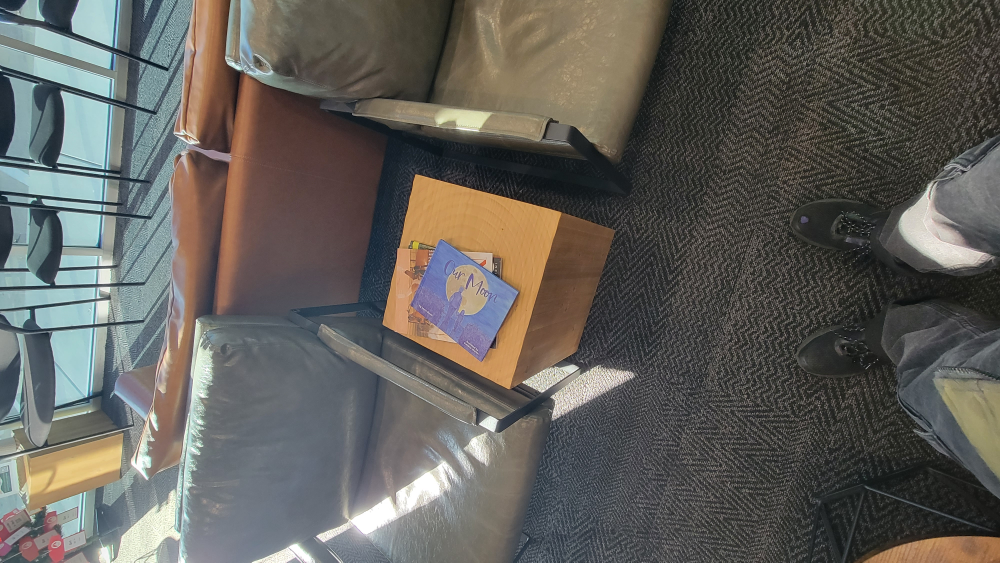
#> input picture photos/dentist/dentist04.jpg, 4000 x 2252 px, given in place of dentist08.jpg, which was not available (shown at 1/4 size)
$ python tex_57.py
#> lines starting #> are read from the running program, lines starting #| are printed output that depends on the picture
"""Textures for queue item 57, the dentist waiting room (photos/dentist/dentist01..15; some stored sideways).
  dn_carpet    herringbone charcoal carpet (dentist08), seamless
  dn_walnut    reception counter top (dentist07, under the tooth figurine), seamless along the grain
  dn_tan       tan leather (sofa seat, dentist06)   dn_grey   grey leather (lounge chair seat, dentist03)
  dn_ribbed    ribbed-glass cabinet door panel (dentist10)
  dn_forest    the framed forest photo above the coffee cabinet (dentist10, as much as the photo shows)
  dn_cube      wood cube side table face (dentist04)   dn_rustic  wire coffee table's rustic top (dentist08)
  dn_toothface  the tooth figurine's face (dentist07)
"""
import os, numpy as np, cv2
from PIL import Image
OUT = "assets/textures"
ROT = {3: Image.ROTATE_180, 6: Image.ROTATE_270, 8: Image.ROTATE_90}
def load(i):
    im = Image.open(f"photos/dentist/dentist{i:02d}.jpg"); o = im.getexif().get(274, 1)
    if o in ROT: im = im.transpose(ROT[o])
    return cv2.cvtColor(np.asarray(im.convert("RGB")), cv2.COLOR_RGB2BGR)
def crop(im, x0, y0, x1, y1): H, W = im.shape[:2]; return im[int(y0 * H):int(y1 * H), int(x0 * W):int(x1 * W)]
def seamless(p, size, flat=8):
    p = cv2.resize(p, size, interpolation=cv2.INTER_AREA).astype(np.float32); w, h = size
    r = np.roll(np.roll(p, h // 2, 0), w // 2, 1)
    wx = np.minimum(np.minimum(np.arange(w), w - 1 - np.arange(w)) / (w / 2), 1); wy = np.minimum(np.minimum(np.arange(h), h - 1 - np.arange(h)) / (h / 2), 1)
    m = np.minimum(wy[:, None], wx[None, :])[:, :, None] ** 0.6
    out = p * m + r * (1 - m)
    if flat: low = cv2.GaussianBlur(out, (0, 0), w / flat); out = out - low + low.mean((0, 1))
    return out.clip(0, 255).astype(np.uint8)
def save(n, a): cv2.imwrite(os.path.join(OUT, n + ".png"), a); print("wrote", n)
d08, d07, d06, d04, d10, d09 = load(8), load(7), load(6), load(4), load(10), load(9)
#> in load, im is the input picture: PIL image 4000x2252 RGB; mean R, G, B 98.1, 96, 90.8
#> in load, `o = im.getexif().get(274, 1)`: o = 6
#> call 2 of load, with i = 7
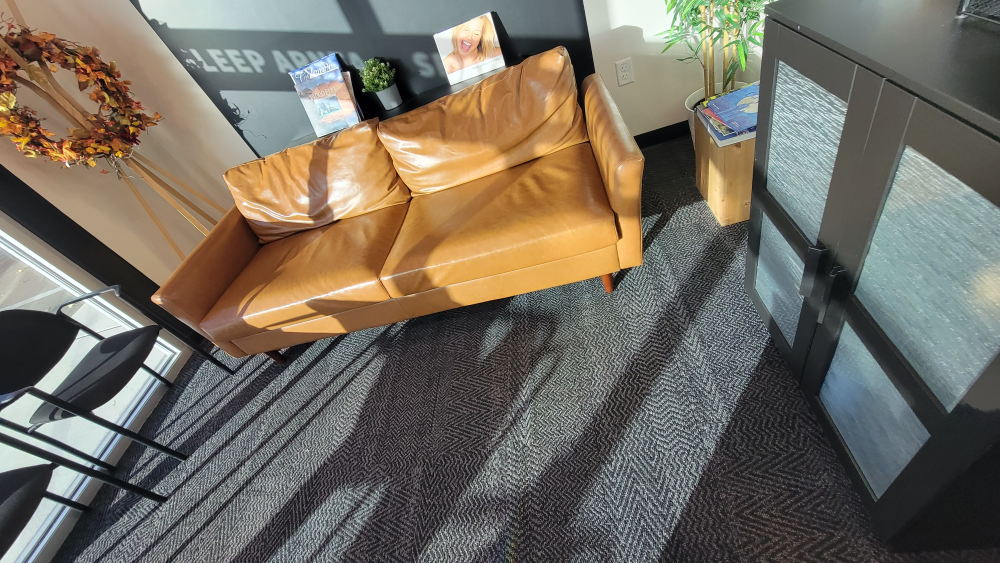
#> input picture photos/dentist/dentist06.jpg, 4000 x 2252 px, given in place of dentist07.jpg, which was not available (shown at 1/4 size)
#> in load, im is the input picture: PIL image 4000x2252 RGB; mean R, G, B 115.2, 108.5, 96.9
#> in load (call 2), `o = im.getexif().get(274, 1)`: o = 1
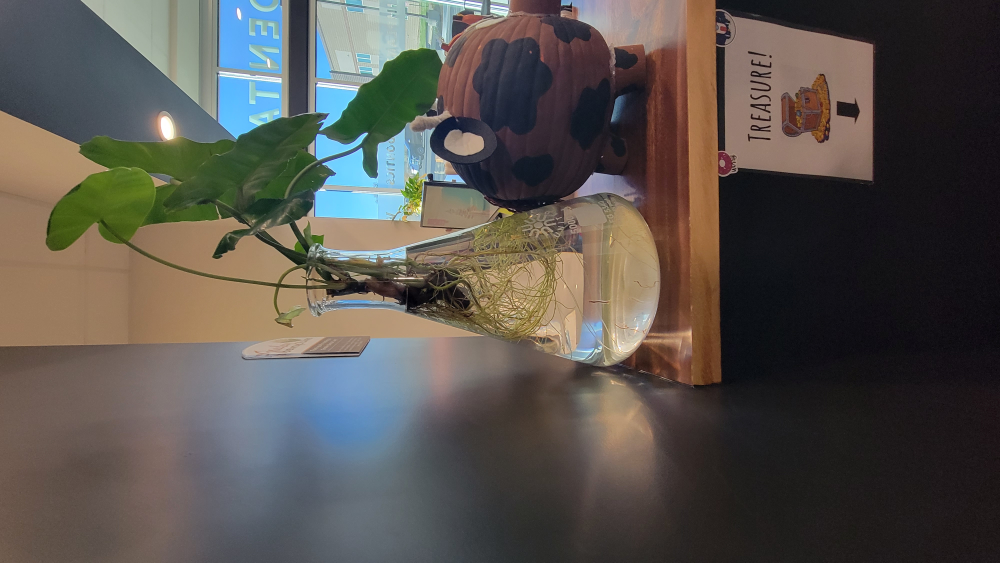
#> input picture photos/dentist/dentist09.jpg, 4000 x 2252 px, found by its file name (shown at 1/4 size)
#> in load, im is the input picture: PIL image 4000x2252 RGB; mean R, G, B 88.5, 83.7, 78.5
#> in load (call 6), `o = im.getexif().get(274, 1)`: o = 6
save("dn_carpet", seamless(crop(d08, 0.05, 0.72, 0.95, 0.98), (512, 512)))
#> in seamless, `w, h = size`: w = 512
#> in seamless, `wx = np.minimum(np.minimum(np.arange(w), w - 1 - np.arange(w)) / (w / `: wx = 512 values, max 0.996 at index 255, min 0 at index 0, mean 0.498
#> in seamless, `wy = np.minimum(np.minimum(np.arange(h), h - 1 - np.arange(h)) / (h / `: wy has the same summary as wx
#| wrote dn_carpet
save("dn_walnut", seamless(crop(d07, 0.02, 0.66, 0.98, 0.84), (512, 256), 0))
#> call 2 of seamless, with size = (512, 256), flat = 0
#> in seamless (call 2), `p = cv2.resize(p, size, interpolation=cv2.INTER_AREA).astype(np.float3`:
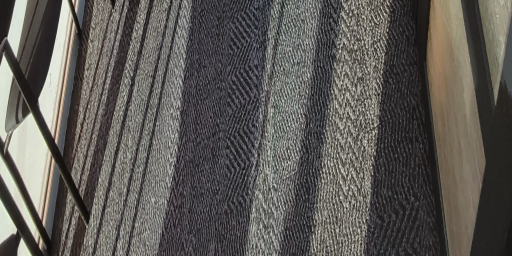
#> p: shape (256, 512, 3) float32; mean of channels 0, 1, 2 93.1, 90.1, 85.9; drawn as R, G, B
#> in seamless (call 2), `w, h = size`: h = 256
#> in seamless (call 2), `r = np.roll(np.roll(p, h // 2, 0), w // 2, 1)`:
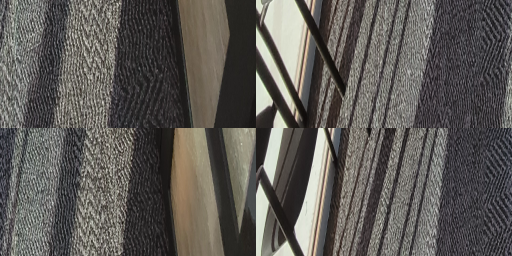
#> r: shape (256, 512, 3) float32; mean of channels 0, 1, 2 93.1, 90.1, 85.9; drawn as R, G, B
#> in seamless (call 2), `wy = np.minimum(np.minimum(np.arange(h), h - 1 - np.arange(h)) / (h / `: wy = 256 values, max 0.992 at index 127, min 0 at index 0, mean 0.496
#| wrote dn_walnut
save("dn_tan", seamless(crop(d06, 0.42, 0.40, 0.58, 0.50), (256, 256)))
#> call 3 of seamless, with size = (256, 256), flat = 8
#> in seamless (call 3), `p = cv2.resize(p, size, interpolation=cv2.INTER_AREA).astype(np.float3`:
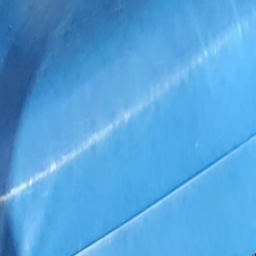
#> p: shape (256, 256, 3) float32; mean of channels 0, 1, 2 85.1, 163, 220.4; drawn as R, G, B
#> in seamless (call 3), `w, h = size`: w = 256
#> in seamless (call 3), `r = np.roll(np.roll(p, h // 2, 0), w // 2, 1)`:
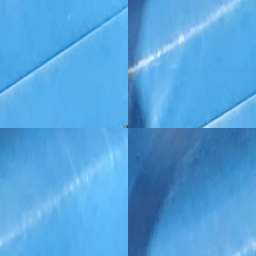
#> r: shape (256, 256, 3) float32; mean of channels 0, 1, 2 85.1, 163, 220.4; drawn as R, G, B
#> in seamless (call 3), `wx = np.minimum(np.minimum(np.arange(w), w - 1 - np.arange(w)) / (w / `: wx has the same summary as wy
#> in seamless (call 3), `out = out - low + low.mean((0, 1))`:
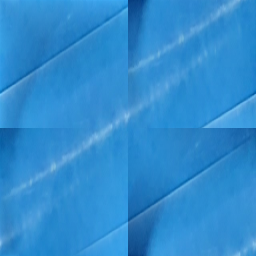
#> out: shape (256, 256, 3) float64; mean of channels 0, 1, 2 87.1, 165.9, 223.4; drawn with min black and max white
#| wrote dn_tan
#> (the run stopped early here; a loop or call above may not have finished)
